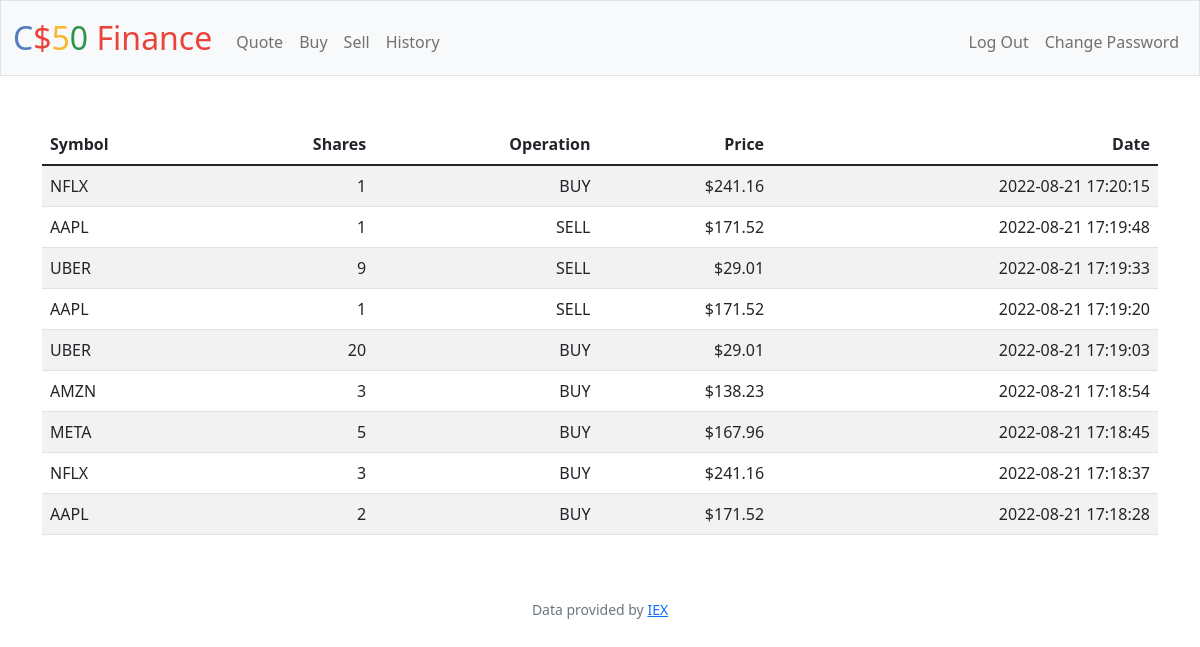
The app's page /history (signed in) with its own data.
### tables this page shows
CREATE TABLE 'purchases' ('purchase_id' INTEGER PRIMARY KEY AUTOINCREMENT NOT NULL, 'user_id' INTEGER NOT NULL, 'symbol' TEXT NOT NULL,'name' TEXT NOT NULL,'shares' INTEGER NOT NULL,'price' REAL NOT NULL  ,'total_value' REAL NOT NULL  , 'date'  DATETIME NOT NULL  , 'operation' TEXT);

### app.py (the view)
@app.route("/history")
@login_required
def history():
    purchases = db.execute("SELECT * FROM purchases ORDER BY date DESC")
    return render_template("history.html", purchases=purchases)

### app.py (called while the page is built)
@app.after_request
def after_request(response):
    response.headers["Cache-Control"] = "no-cache, no-store, must-revalidate"
    response.headers["Expires"] = 0
    response.headers["Pragma"] = "no-cache"
    return response

### helpers.py (called while the page is built)
def login_required(f):
    @wraps(f)
    def decorated_function(*args, **kwargs):
        if session.get("user_id") is None:
            return redirect("/login")
        return f(*args, **kwargs)
    return decorated_function

def usd(value):
    return f"${value:,.2f}"

### templates/history.html (shortened to what this page needs)
{% extends "layout.html" %}
{% block main %}
<table class="table table-striped">
    <thead>
        <tr>
            <th class="text-start">Symbol</th>
            <th class="text-end">Shares</th>
            <th class="text-end">Operation</th>
            <th class="text-end">Price</th>
            <th class="text-end">Date</th>
        </tr>
    </thead>
        <tbody>
            {% for purchase in purchases %}
                <tr>
                    <td class="text-start">{{purchase.symbol}}</td>
                    <td class="text-end">{{purchase.shares}}</td>
                    <td class="text-end">{{purchase.operation}}</td>
                    <td class="text-end">{{purchase.price | usd}}</td>
                    <td class="text-end">{{purchase.date}}</td>
                </tr>
            {% endfor %}
        </tbody>
</table>
{% endblock %}

### templates/layout.html (shortened to what this page needs)
<!DOCTYPE html>
<html lang="en">
    <head>
        <link href="https://cdn.jsdelivr.net/npm/bootstrap@5.1.3/dist/css/bootstrap.min.css" rel="stylesheet">
        <link href="/static/styles.css" rel="stylesheet">
    </head>
    <body>
        <nav class="bg-light border navbar navbar-expand-md navbar-light">
            <div class="container-fluid">
                <a class="navbar-brand" href="/"><span class="blue">C</span><span class="red">$</span><span class="yellow">5</span><span class="green">0</span> <span class="red">Finance</span></a>
                <div class="collapse navbar-collapse" id="navbar">
                    {% if session["user_id"] %}
                        <ul class="navbar-nav me-auto mt-2">
                            <li class="nav-item"><a class="nav-link" href="/quote">Quote</a></li>
                            <li class="nav-item"><a class="nav-link" href="/buy">Buy</a></li>
                            <li class="nav-item"><a class="nav-link" href="/sell">Sell</a></li>
                            <li class="nav-item"><a class="nav-link" href="/history">History</a></li>
                        </ul>
                        <ul class="navbar-nav ms-auto mt-2">
                            {% if request.endpoint == 'change_password' %}
                                <li class="nav-item"><a class="nav-link" href="/logout">Log Out</a></li>
                            {% else %}
                            <li class="nav-item"><a class="nav-link" href="/logout">Log Out</a></li>
                            <li class="nav-item"><a class="nav-link" href="/change_password">Change Password</a></li>
                            {% endif %}
                        </ul>
                    {% else %}
                        <ul class="navbar-nav ms-auto mt-2">
                            <li class="nav-item"><a class="nav-link" href="/register">Register</a></li>
                            <li class="nav-item"><a class="nav-link" href="/login">Log In</a></li>
                        </ul>
                    {% endif %}
                </div>
            </div>
        </nav>
        <main class="container py-5 text-center">
            {% block main %}{% endblock %}
        </main>
        <footer class="mb-5 small text-center text-muted">
            Data provided by <a href="https://iexcloud.io/">IEX</a>
        </footer>
    </body>
</html>

### static/styles.css (style rules this page uses)
nav .navbar-brand { font-size: xx-large; }
nav .navbar-brand .blue { color: #537fbe; }
nav .navbar-brand .red { color: #ea433b; }
nav .navbar-brand .yellow { color: #f5b82e; }
nav .navbar-brand .green { color: #2e944b; }

### records on screen
purchases: symbol "NFLX", shares "1", operation "BUY", price "$241.16", date "2022-08-21 17:20:15"
purchases: symbol "AAPL", shares "1", operation "SELL", price "$171.52", date "2022-08-21 17:19:48"
purchases: symbol "UBER", shares "9", operation "SELL", price "$29.01", date "2022-08-21 17:19:33"
purchases: symbol "AAPL", shares "1", operation "SELL", price "$171.52", date "2022-08-21 17:19:20"
purchases: symbol "UBER", shares "20", operation "BUY", price "$29.01", date "2022-08-21 17:19:03"
purchases: symbol "AMZN", shares "3", operation "BUY", price "$138.23", date "2022-08-21 17:18:54"
purchases: symbol "META", shares "5", operation "BUY", price "$167.96", date "2022-08-21 17:18:45"
purchases: symbol "NFLX", shares "3", operation "BUY", price "$241.16", date "2022-08-21 17:18:37"
purchases: symbol "AAPL", shares "2", operation "BUY", price "$171.52", date "2022-08-21 17:18:28"
